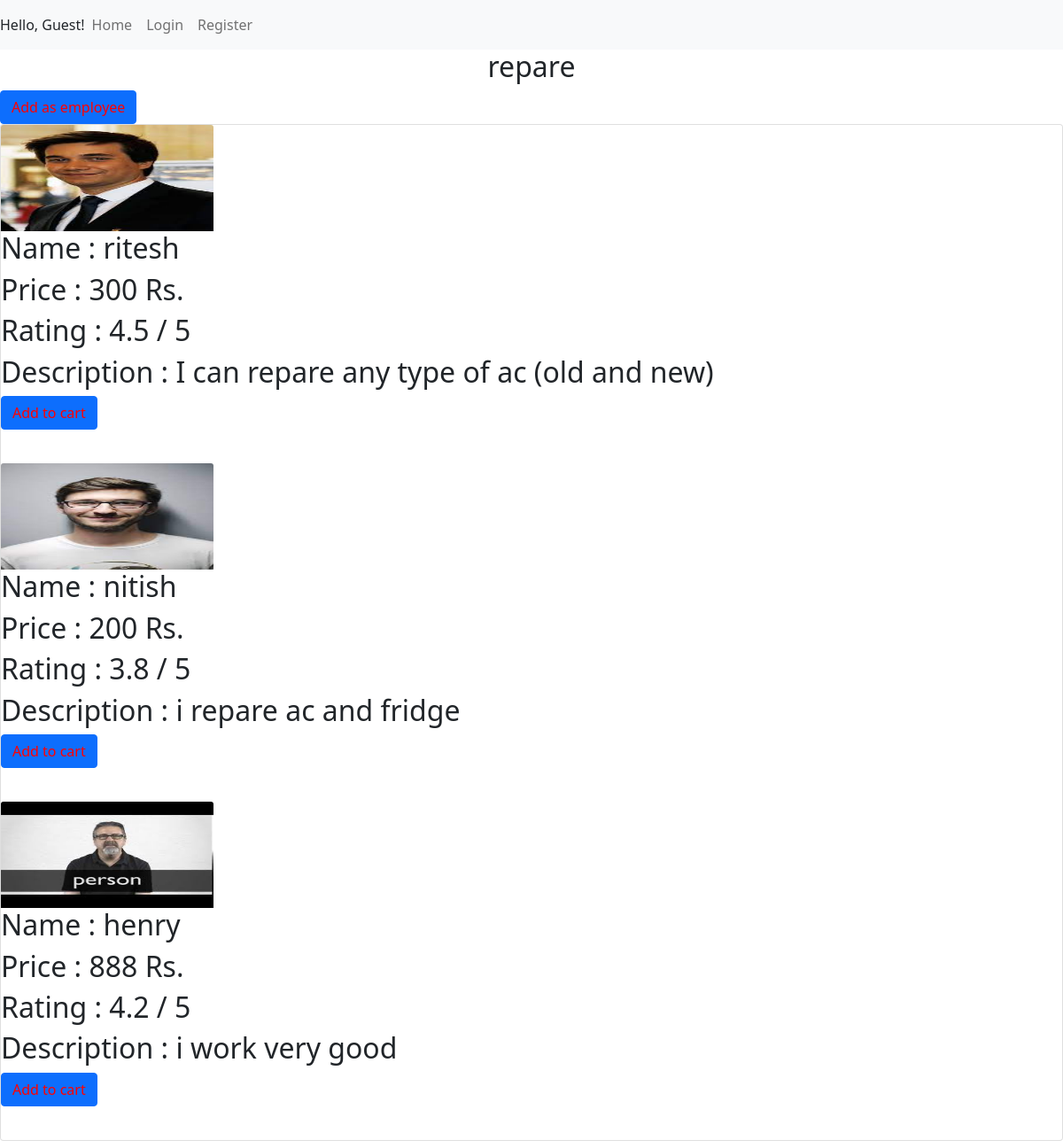
/service/1, run on the app's committed database.
### user/models.py (models this page shows, shortened)
class Services(models.Model):
    service = models.CharField(max_length=100 )
    sub_category = models.BooleanField(default=False)

class Employee(models.Model):
    service = models.CharField(max_length=100 )
    name = models.CharField(max_length=100 )
    category = models.CharField(max_length=100 , default=None)
    cost = models.IntegerField(default = 0)
    rating = models.FloatField(default = 4.2)
    description = models.TextField(default = None)
    image = models.FileField(upload_to = path_and_rename('user/static/user/image'))

### user/views.py (the view, shortened to what this page needs)
# urls.py: path('service/<int:servicepk>' , views.service , name = 'service'),
def service(req ,servicepk, categorypk = None):
    if req.user.is_authenticated:
        return redirect('/')
    ser_obj = Services.objects.filter(pk = servicepk).first()
    if categorypk is None:
        emp_obj = Employee.objects.filter(service = ser_obj.service).all()
        cat = ser_obj.service
    return render(req , 'user/service.html' , {'emp_presint': len(emp_obj) ,'cat': cat,  'employees' : emp_obj , 'servicepk':servicepk , 'categorypk' : categorypk})

### user/templates/user/service.html
{% extends 'user/base.html' %}
{% block content %}
{% load static %}
<h2 class = " d-flex justify-content-center align-items-center">  {{cat}}   <h2>
{% if categorypk == "None"%}
    <button type="button" class="btn btn-primary"> <a href = "{% url 'add_emp' servicepk=servicepk categorypk=categorypk %}" style = "text-decoration: none; color:red" >Add as employee</a> </button>
{% else %}
    <button type="button" class="btn btn-primary"> <a href = "{% url 'add_emp' servicepk=servicepk %}" style = "text-decoration: none; color:red" >Add as employee</a> </button>
{% endif %}
{% if emp_presint == 0 %}
    <h2>No employee available</h2>
{% else %}
<div class="card">
        <div class="card-block" >
            <div class="row">
                {% for employee in employees %}
                    <div>
                    <img class="card-img-top" src = "{% static employee.image %}" style="width: 20%; height:10vw;" alt="Card image cap">
                    <div>
                    <h2> Name : {{employee.name}}</h2>
                    <h2> Price : {{employee.cost}} Rs.</h2>
                    <h2> Rating : {{employee.rating}} / 5</h2>
                    <h2> Description : {{employee.description}}</h2>
                    <button type="button" class="btn btn-primary"> <a href = "{% url 'addcart' emp_pk=employee.id servicepk=servicepk categorypk=categorypk %}" style = "text-decoration: none; color:red" >Add to cart</a> </button>
                    <br><br>
                {% endfor %}
            </div>
        </div>
</div>
{% endif %}
{% endblock %}

### data on the page
Services: service "repare"
Employee: image (picture), name "ritesh", cost "300", rating "4.5", description "I can repare any type of ac (old and new)"
Employee: image (picture), name "nitish", cost "200", rating "3.8", description "i repare ac and fridge"
Employee: image (picture), name "henry", cost "888", rating "4.2", description "i work very good"

### other printed values
{{ user.username|default:'Guest' }} "Guest"
